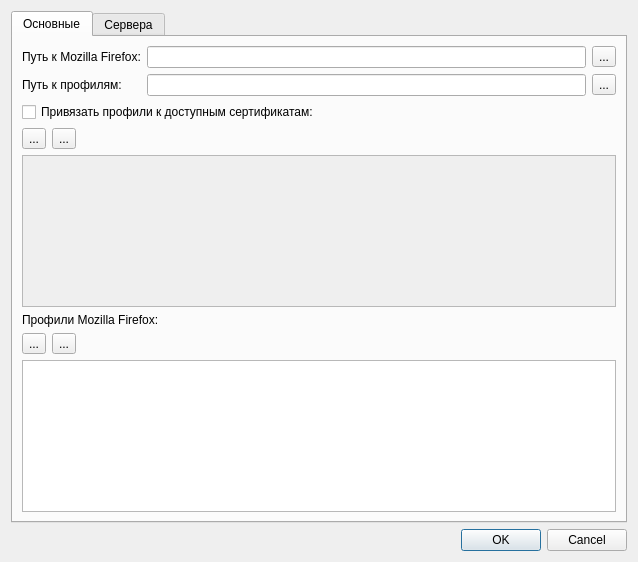
<?xml version="1.0" encoding="UTF-8"?>
<ui version="4.0">
 <class>DialogOptions</class>
 <widget class="QDialog" name="DialogOptions">
  <property name="geometry">
   <rect>
    <x>0</x>
    <y>0</y>
    <width>638</width>
    <height>562</height>
   </rect>
  </property>
  <property name="windowTitle">
   <string>Настройки клиента</string>
  </property>
  <layout class="QGridLayout" name="gridLayout">
   <item row="2" column="0">
    <widget class="QDialogButtonBox" name="buttonBox">
     <property name="orientation">
      <enum>Qt::Horizontal</enum>
     </property>
     <property name="standardButtons">
      <set>QDialogButtonBox::Cancel|QDialogButtonBox::Ok</set>
     </property>
    </widget>
   </item>
   <item row="0" column="0">
    <widget class="QTabWidget" name="tabWidget">
     <property name="currentIndex">
      <number>0</number>
     </property>
     <widget class="QWidget" name="tab">
      <attribute name="title">
       <string>Основные</string>
      </attribute>
      <layout class="QGridLayout" name="gridLayout_3">
       <item row="2" column="0">
        <widget class="QLabel" name="label_13">
         <property name="text">
          <string>Профили Mozilla Firefox:</string>
         </property>
        </widget>
       </item>
       <item row="1" column="0">
        <layout class="QVBoxLayout" name="verticalLayout">
         <item>
          <layout class="QGridLayout" name="gridLayout_6">
           <item row="1" column="1">
            <widget class="QLineEdit" name="lineMozillaPath"/>
           </item>
           <item row="1" column="0">
            <widget class="QLabel" name="label">
             <property name="text">
              <string>Путь к Mozilla Firefox:</string>
             </property>
            </widget>
           </item>
           <item row="1" column="2">
            <widget class="QToolButton" name="btnSelectExe">
             <property name="text">
              <string>...</string>
             </property>
            </widget>
           </item>
           <item row="2" column="0">
            <widget class="QLabel" name="label_12">
             <property name="text">
              <string>Путь к профилям:</string>
             </property>
            </widget>
           </item>
           <item row="2" column="2">
            <widget class="QToolButton" name="btnSelectIni">
             <property name="text">
              <string>...</string>
             </property>
            </widget>
           </item>
           <item row="2" column="1">
            <widget class="QLineEdit" name="lineMoxillaProfilesPath"/>
           </item>
          </layout>
         </item>
         <item>
          <widget class="QCheckBox" name="chBindCertificate">
           <property name="text">
            <string>Привязать профили к доступным сертификатам:</string>
           </property>
          </widget>
         </item>
         <item>
          <widget class="QWidget" name="wdToolBarCerts" native="true">
           <property name="enabled">
            <bool>true</bool>
           </property>
           <layout class="QGridLayout" name="gridLayout_2">
            <property name="leftMargin">
             <number>0</number>
            </property>
            <property name="topMargin">
             <number>0</number>
            </property>
            <property name="rightMargin">
             <number>0</number>
            </property>
            <property name="bottomMargin">
             <number>0</number>
            </property>
            <item row="0" column="1">
             <layout class="QHBoxLayout" name="horizontalLayout_2">
              <item>
               <widget class="QToolButton" name="btnCertAdd">
                <property name="enabled">
                 <bool>true</bool>
                </property>
                <property name="text">
                 <string>...</string>
                </property>
                <property name="icon">
                 <iconset resource="certmaster.qrc">
                  <normaloff>:/img/itemAdd.png</normaloff>:/img/itemAdd.png</iconset>
                </property>
               </widget>
              </item>
              <item>
               <widget class="QToolButton" name="btnCertDelete">
                <property name="enabled">
                 <bool>true</bool>
                </property>
                <property name="text">
                 <string>...</string>
                </property>
                <property name="icon">
                 <iconset resource="certmaster.qrc">
                  <normaloff>:/img/itemDelete.png</normaloff>:/img/itemDelete.png</iconset>
                </property>
               </widget>
              </item>
              <item>
               <spacer name="horizontalSpacer">
                <property name="orientation">
                 <enum>Qt::Horizontal</enum>
                </property>
                <property name="sizeHint" stdset="0">
                 <size>
                  <width>40</width>
                  <height>20</height>
                 </size>
                </property>
               </spacer>
              </item>
             </layout>
            </item>
           </layout>
          </widget>
         </item>
         <item>
          <widget class="QTableView" name="tableAvailableCerts">
           <property name="enabled">
            <bool>false</bool>
           </property>
          </widget>
         </item>
        </layout>
       </item>
       <item row="3" column="0">
        <widget class="QWidget" name="wdtToolBarProfiles" native="true">
         <layout class="QGridLayout" name="gridLayout_7">
          <property name="leftMargin">
           <number>0</number>
          </property>
          <property name="topMargin">
           <number>0</number>
          </property>
          <property name="rightMargin">
           <number>0</number>
          </property>
          <property name="bottomMargin">
           <number>0</number>
          </property>
          <item row="0" column="0">
           <layout class="QHBoxLayout" name="horizontalLayout">
            <item>
             <widget class="QToolButton" name="btnUsrProfileAdd">
              <property name="text">
               <string>...</string>
              </property>
              <property name="icon">
               <iconset resource="certmaster.qrc">
                <normaloff>:/img/itemAdd.png</normaloff>:/img/itemAdd.png</iconset>
              </property>
             </widget>
            </item>
            <item>
             <widget class="QToolButton" name="usrProfileDelete">
              <property name="text">
               <string>...</string>
              </property>
              <property name="icon">
               <iconset resource="certmaster.qrc">
                <normaloff>:/img/itemDelete.png</normaloff>:/img/itemDelete.png</iconset>
              </property>
             </widget>
            </item>
            <item>
             <spacer name="horizontalSpacer_2">
              <property name="orientation">
               <enum>Qt::Horizontal</enum>
              </property>
              <property name="sizeHint" stdset="0">
               <size>
                <width>40</width>
                <height>20</height>
               </size>
              </property>
             </spacer>
            </item>
           </layout>
          </item>
         </layout>
        </widget>
       </item>
       <item row="4" column="0">
        <widget class="QTableView" name="tableViewProfiles"/>
       </item>
      </layout>
     </widget>
     <widget class="QWidget" name="tab_2">
      <attribute name="title">
       <string>Сервера</string>
      </attribute>
      <layout class="QGridLayout" name="gridLayout_5">
       <item row="0" column="0">
        <layout class="QGridLayout" name="gridLayout_4">
         <item row="0" column="0">
          <widget class="QCheckBox" name="chkUseSettingsFromHttp">
           <property name="text">
            <string>Получать настройки с http сервиса</string>
           </property>
          </widget>
         </item>
         <item row="5" column="2">
          <widget class="QSpinBox" name="spinPort">
           <property name="maximum">
            <number>9999</number>
           </property>
          </widget>
         </item>
         <item row="5" column="0">
          <widget class="QLabel" name="label_7">
           <property name="text">
            <string>Порт:</string>
           </property>
          </widget>
         </item>
         <item row="3" column="0">
          <widget class="QLabel" name="label_10">
           <property name="text">
            <string>Пароль:</string>
           </property>
          </widget>
         </item>
         <item row="8" column="0">
          <widget class="QCheckBox" name="checkMode">
           <property name="text">
            <string>Ржим работы смешанный</string>
           </property>
          </widget>
         </item>
         <item row="6" column="2">
          <widget class="QLineEdit" name="lineWsUser">
           <property name="echoMode">
            <enum>QLineEdit::Normal</enum>
           </property>
          </widget>
         </item>
         <item row="1" column="0">
          <widget class="QLabel" name="label_8">
           <property name="text">
            <string>HTTP сервис:</string>
           </property>
          </widget>
         </item>
         <item row="6" column="0">
          <widget class="QLabel" name="label_5">
           <property name="text">
            <string>Пользователь:</string>
           </property>
          </widget>
         </item>
         <item row="11" column="2">
          <widget class="QLineEdit" name="linePwd">
           <property name="enabled">
            <bool>false</bool>
           </property>
           <property name="echoMode">
            <enum>QLineEdit::Password</enum>
           </property>
          </widget>
         </item>
         <item row="9" column="0">
          <widget class="QLabel" name="label_2">
           <property name="text">
            <string>SQL Server:</string>
           </property>
          </widget>
         </item>
         <item row="2" column="2">
          <widget class="QLineEdit" name="lineHttpUsr"/>
         </item>
         <item row="7" column="3">
          <widget class="QToolButton" name="btnWsPwd">
           <property name="enabled">
            <bool>false</bool>
           </property>
           <property name="text">
            <string>...</string>
           </property>
           <property name="icon">
            <iconset resource="certmaster.qrc">
             <normaloff>:/img/viewPwd1.svg</normaloff>:/img/viewPwd1.svg</iconset>
           </property>
           <property name="checkable">
            <bool>true</bool>
           </property>
          </widget>
         </item>
         <item row="4" column="0">
          <widget class="QLabel" name="label_4">
           <property name="text">
            <string>WS Server:</string>
           </property>
          </widget>
         </item>
         <item row="7" column="2">
          <widget class="QLineEdit" name="lineWsPwd">
           <property name="enabled">
            <bool>false</bool>
           </property>
           <property name="echoMode">
            <enum>QLineEdit::Password</enum>
           </property>
          </widget>
         </item>
         <item row="3" column="2">
          <widget class="QLineEdit" name="lineHttpPwd">
           <property name="echoMode">
            <enum>QLineEdit::Password</enum>
           </property>
          </widget>
         </item>
         <item row="4" column="2">
          <widget class="QLineEdit" name="lineWsServer"/>
         </item>
         <item row="7" column="4">
          <widget class="QToolButton" name="pwdEdit">
           <property name="text">
            <string>...</string>
           </property>
           <property name="icon">
            <iconset resource="certmaster.qrc">
             <normaloff>:/img/itemEdit.png</normaloff>:/img/itemEdit.png</iconset>
           </property>
           <property name="checkable">
            <bool>true</bool>
           </property>
          </widget>
         </item>
         <item row="3" column="3">
          <widget class="QToolButton" name="btnHttpPwd">
           <property name="text">
            <string>...</string>
           </property>
           <property name="icon">
            <iconset resource="certmaster.qrc">
             <normaloff>:/img/viewPwd1.svg</normaloff>:/img/viewPwd1.svg</iconset>
           </property>
           <property name="checkable">
            <bool>true</bool>
           </property>
          </widget>
         </item>
         <item row="2" column="0">
          <widget class="QLabel" name="label_9">
           <property name="text">
            <string>Пользователь:</string>
           </property>
          </widget>
         </item>
         <item row="11" column="0">
          <widget class="QLabel" name="label_3">
           <property name="text">
            <string>Пароль:</string>
           </property>
          </widget>
         </item>
         <item row="10" column="0">
          <widget class="QLabel" name="label_6">
           <property name="text">
            <string>Пользователь:</string>
           </property>
          </widget>
         </item>
         <item row="9" column="2">
          <widget class="QLineEdit" name="lineServer">
           <property name="enabled">
            <bool>false</bool>
           </property>
          </widget>
         </item>
         <item row="10" column="2">
          <widget class="QLineEdit" name="lineUser">
           <property name="enabled">
            <bool>false</bool>
           </property>
          </widget>
         </item>
         <item row="11" column="3">
          <widget class="QToolButton" name="btnViewPwd">
           <property name="enabled">
            <bool>false</bool>
           </property>
           <property name="text">
            <string>...</string>
           </property>
           <property name="icon">
            <iconset resource="certmaster.qrc">
             <normaloff>:/img/viewPwd1.svg</normaloff>:/img/viewPwd1.svg</iconset>
           </property>
           <property name="checkable">
            <bool>true</bool>
           </property>
          </widget>
         </item>
         <item row="1" column="2">
          <widget class="QLineEdit" name="lineHttpHost"/>
         </item>
         <item row="7" column="0">
          <widget class="QLabel" name="label_11">
           <property name="text">
            <string>Пароль:</string>
           </property>
          </widget>
         </item>
         <item row="6" column="3">
          <widget class="QToolButton" name="btnCustomWsUserEdit">
           <property name="text">
            <string>...</string>
           </property>
           <property name="icon">
            <iconset resource="certmaster.qrc">
             <normaloff>:/img/itemEdit.png</normaloff>:/img/itemEdit.png</iconset>
           </property>
           <property name="checkable">
            <bool>true</bool>
           </property>
          </widget>
         </item>
        </layout>
       </item>
       <item row="1" column="0">
        <spacer name="verticalSpacer">
         <property name="orientation">
          <enum>Qt::Vertical</enum>
         </property>
         <property name="sizeHint" stdset="0">
          <size>
           <width>20</width>
           <height>40</height>
          </size>
         </property>
        </spacer>
       </item>
      </layout>
     </widget>
    </widget>
   </item>
  </layout>
 </widget>
 <resources>
  <include location="certmaster.qrc"/>
 </resources>
 <connections>
  <connection>
   <sender>buttonBox</sender>
   <signal>accepted()</signal>
   <receiver>DialogOptions</receiver>
   <slot>accept()</slot>
   <hints>
    <hint type="sourcelabel">
     <x>248</x>
     <y>254</y>
    </hint>
    <hint type="destinationlabel">
     <x>157</x>
     <y>274</y>
    </hint>
   </hints>
  </connection>
  <connection>
   <sender>buttonBox</sender>
   <signal>rejected()</signal>
   <receiver>DialogOptions</receiver>
   <slot>reject()</slot>
   <hints>
    <hint type="sourcelabel">
     <x>316</x>
     <y>260</y>
    </hint>
    <hint type="destinationlabel">
     <x>286</x>
     <y>274</y>
    </hint>
   </hints>
  </connection>
 </connections>
</ui>
